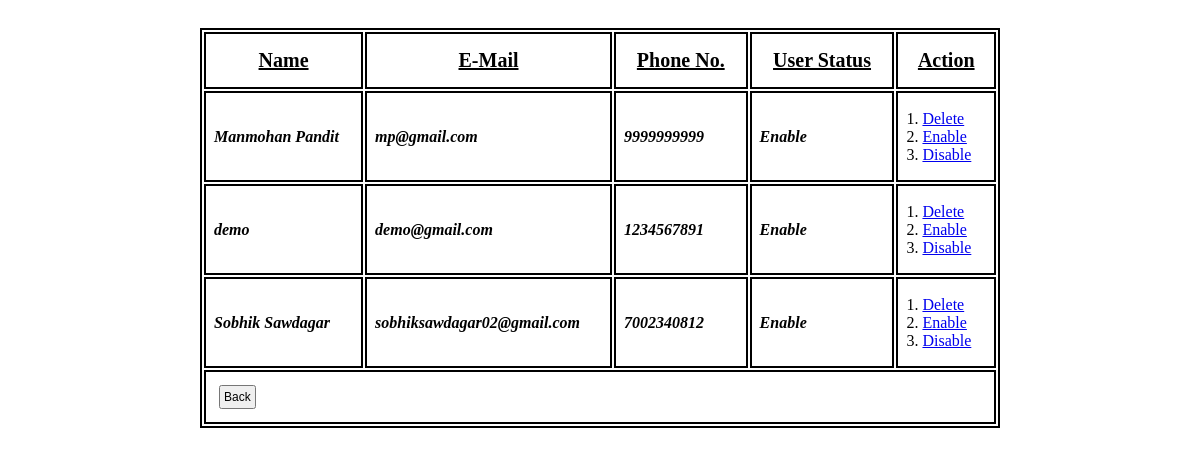
/Admin/ManageCust.php, run on the app's committed database.
### tables this page shows
CREATE TABLE `customer` (
  `cust_id` int(100) NOT NULL,
  `cust_name` text NOT NULL,
  `cust_email` text NOT NULL,
  `cust_phone` text NOT NULL,
  `cust_pass` text NOT NULL,
  `flag` text NOT NULL
);

### Admin/ManageCust.php (the view, shortened to what this page needs)
<div class="content_area" style="overflow:scroll; overflow-x:hidden;">
    <table>
        <thead>
            <tr>
                <th><u>Name</u></th>
                <th><u>E-Mail</u></th>
                <th><u>Phone No.</u></th>
                <th><u>User Status</u></th>
                <th><u>Action</u></th>
            </tr>
        </thead>
        <tbody>
            <?php
            $fetchcust = "SELECT * FROM customer";
            $runfetchcust = mysqli_query($conn, $fetchcust);
            while ($row_pro = mysqli_fetch_array($runfetchcust)) {
                $cust_id = $row_pro['cust_id'];
                $cust_name = $row_pro['cust_name'];
                $cust_email = $row_pro['cust_email'];
                $cust_phone = $row_pro['cust_phone'];
                $flag = $row_pro['flag'];
                echo "<tr>
                <td><b><i>$cust_name</b></i></td>
                <td><b><i>$cust_email</b></i></td>
                <td><b><i>$cust_phone</b></i></td>
                <td><b><i>$flag</b></i></td>
                <td>1.&nbsp;<a href='deletecust.php?cust_id=$cust_id'>Delete</a>
                <br>
                    2.&nbsp;<a href='userstatusen.php?cust_id=$cust_id'>Enable</a>
                <br>
                    3.&nbsp;<a href='userstatusdis.php?cust_id=$cust_id'>Disable</a>
                </td>
                    </tr>";
            }
            ?>
        </tbody>
        <tfoot>
            <tr>
                <td colspan="5">
                    <button class="btn-success" onclick="window.location='home.php'" ;>Back</button>
                </td>
            </tr>
        </tfoot>
    </table>
</div>

### Admin/ManageCust.php (style rules this page uses)
table { border: 2px solid black; width: 800px; height: 400px; margin: auto; margin-top: 20px; }
td { border: 2px solid black; padding: 8px; }
th { border: 2px solid black; padding: 15px; font-size: 20px; }
.btn-success { font-size: 12px; padding: 3px; margin: 5px; }

### data on the page
customer: cust_name "Manmohan Pandit", cust_email "mp@gmail.com", cust_phone "9999999999", flag "Enable"
customer: cust_name "demo", cust_email "demo@gmail.com", cust_phone "1234567891", flag "Enable"
customer: cust_name "Sobhik Sawdagar", cust_email "sobhiksawdagar02@gmail.com", cust_phone "7002340812", flag "Enable"
